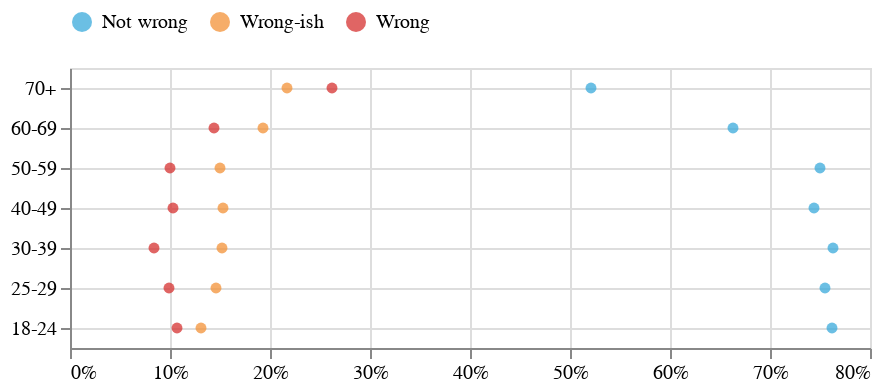

Notebook code cell kept with this figure:
### Code cell
no = df[df['religion'] == 'No religion']

chart = (
    alt.Chart(no)
    .mark_circle(opacity=3/4)
    .encode(
        x=alt.X('pct:Q', axis=alt.Axis(title='', format='%')),
        y=alt.Y('age', 
            axis=alt.Axis(title='', grid=True),
            scale=alt.Scale(domain=['70+','60-69', '50-59', '40-49', '30-39', '25-29', '18-24']),
        ), 
        color=alt.Color('response', 
            scale=alt.Scale(
                domain=['Not wrong', 'Wrong-ish', 'Wrong'], 
                range=["#39a9db", "#f39237", "#d63230"]),
            legend=alt.Legend(title='', orient='top')
        )
    )
)

chart

### Figure 1 — Vega-Lite specification as saved in the notebook (floating-point values rounded to 4 significant figures)
{"config": {"view": {"continuousWidth": 400, "continuousHeight": 300}}, "data": {"name": "data-235d74cff4151e7f691ed260b343d78b"}, "mark": {"type": "circle", "opacity": 0.75}, "encoding": {"color": {"type": "nominal", "field": "response", "legend": {"orient": "top", "title": ""}, "scale": {"domain": ["Not wrong", "Wrong-ish", "Wrong"], "range": ["#39a9db", "#f39237", "#d63230"]}}, "x": {"type": "quantitative", "axis": {"format": "%", "title": ""}, "field": "pct"}, "y": {"type": "nominal", "axis": {"grid": true, "title": ""}, "field": "age", "scale": {"domain": ["70+", "60-69", "50-59", "40-49", "30-39", "25-29", "18-24"]}}}, "$schema": "https://vega.github.io/schema/vega-lite/v4.0.2.json", "datasets": {"data-235d74cff4151e7f691ed260b343d78b": [{"age": "18-24", "religion": "No religion", "response": "Not wrong", "n": 1147, "pct": 0.762}, {"age": "18-24", "religion": "No religion", "response": "Wrong", "n": 161, "pct": 0.107}, {"age": "18-24", "religion": "No religion", "response": "Wrong-ish", "n": 197, "pct": 0.131}, {"age": "25-29", "religion": "No religion", "response": "Not wrong", "n": 887, "pct": 0.755}, {"age": "25-29", "religion": "No religion", "response": "Wrong", "n": 116, "pct": 0.099}, {"age": "25-29", "religion": "No religion", "response": "Wrong-ish", "n": 172, "pct": 0.146}, {"age": "30-39", "religion": "No religion", "response": "Not wrong", "n": 1853, "pct": 0.763}, {"age": "30-39", "religion": "No religion", "response": "Wrong", "n": 205, "pct": 0.084}, {"age": "30-39", "religion": "No religion", "response": "Wrong-ish", "n": 370, "pct": 0.152}, {"age": "40-49", "religion": "No religion", "response": "Not wrong", "n": 1818, "pct": 0.744}, {"age": "40-49", "religion": "No religion", "response": "Wrong", "n": 251, "pct": 0.103}, {"age": "40-49", "religion": "No religion", "response": "Wrong-ish", "n": 375, "pct": 0.153}, {"age": "50-59", "religion": "No religion", "response": "Not wrong", "n": 1591, "pct": 0.75}, {"age": "50-59", "religion": "No religion", "response": "Wrong", "n": 211, "pct": 0.1}, {"age": "50-59", "religion": "No religion", "response": "Wrong-ish", "n": 318, "pct": 0.15}, {"age": "60-69", "religion": "No religion", "response": "Not wrong", "n": 970, "pct": 0.663}, {"age": "60-69", "religion": "No religion", "response": "Wrong", "n": 211, "pct": 0.144}, {"age": "60-69", "religion": "No religion", "response": "Wrong-ish", "n": 282, "pct": 0.193}, {"age": "70+", "religion": "No religion", "response": "Not wrong", "n": 469, "pct": 0.521}, {"age": "70+", "religion": "No religion", "response": "Wrong", "n": 236, "pct": 0.262}, {"age": "70+", "religion": "No religion", "response": "Wrong-ish", "n": 195, "pct": 0.217}]}}
